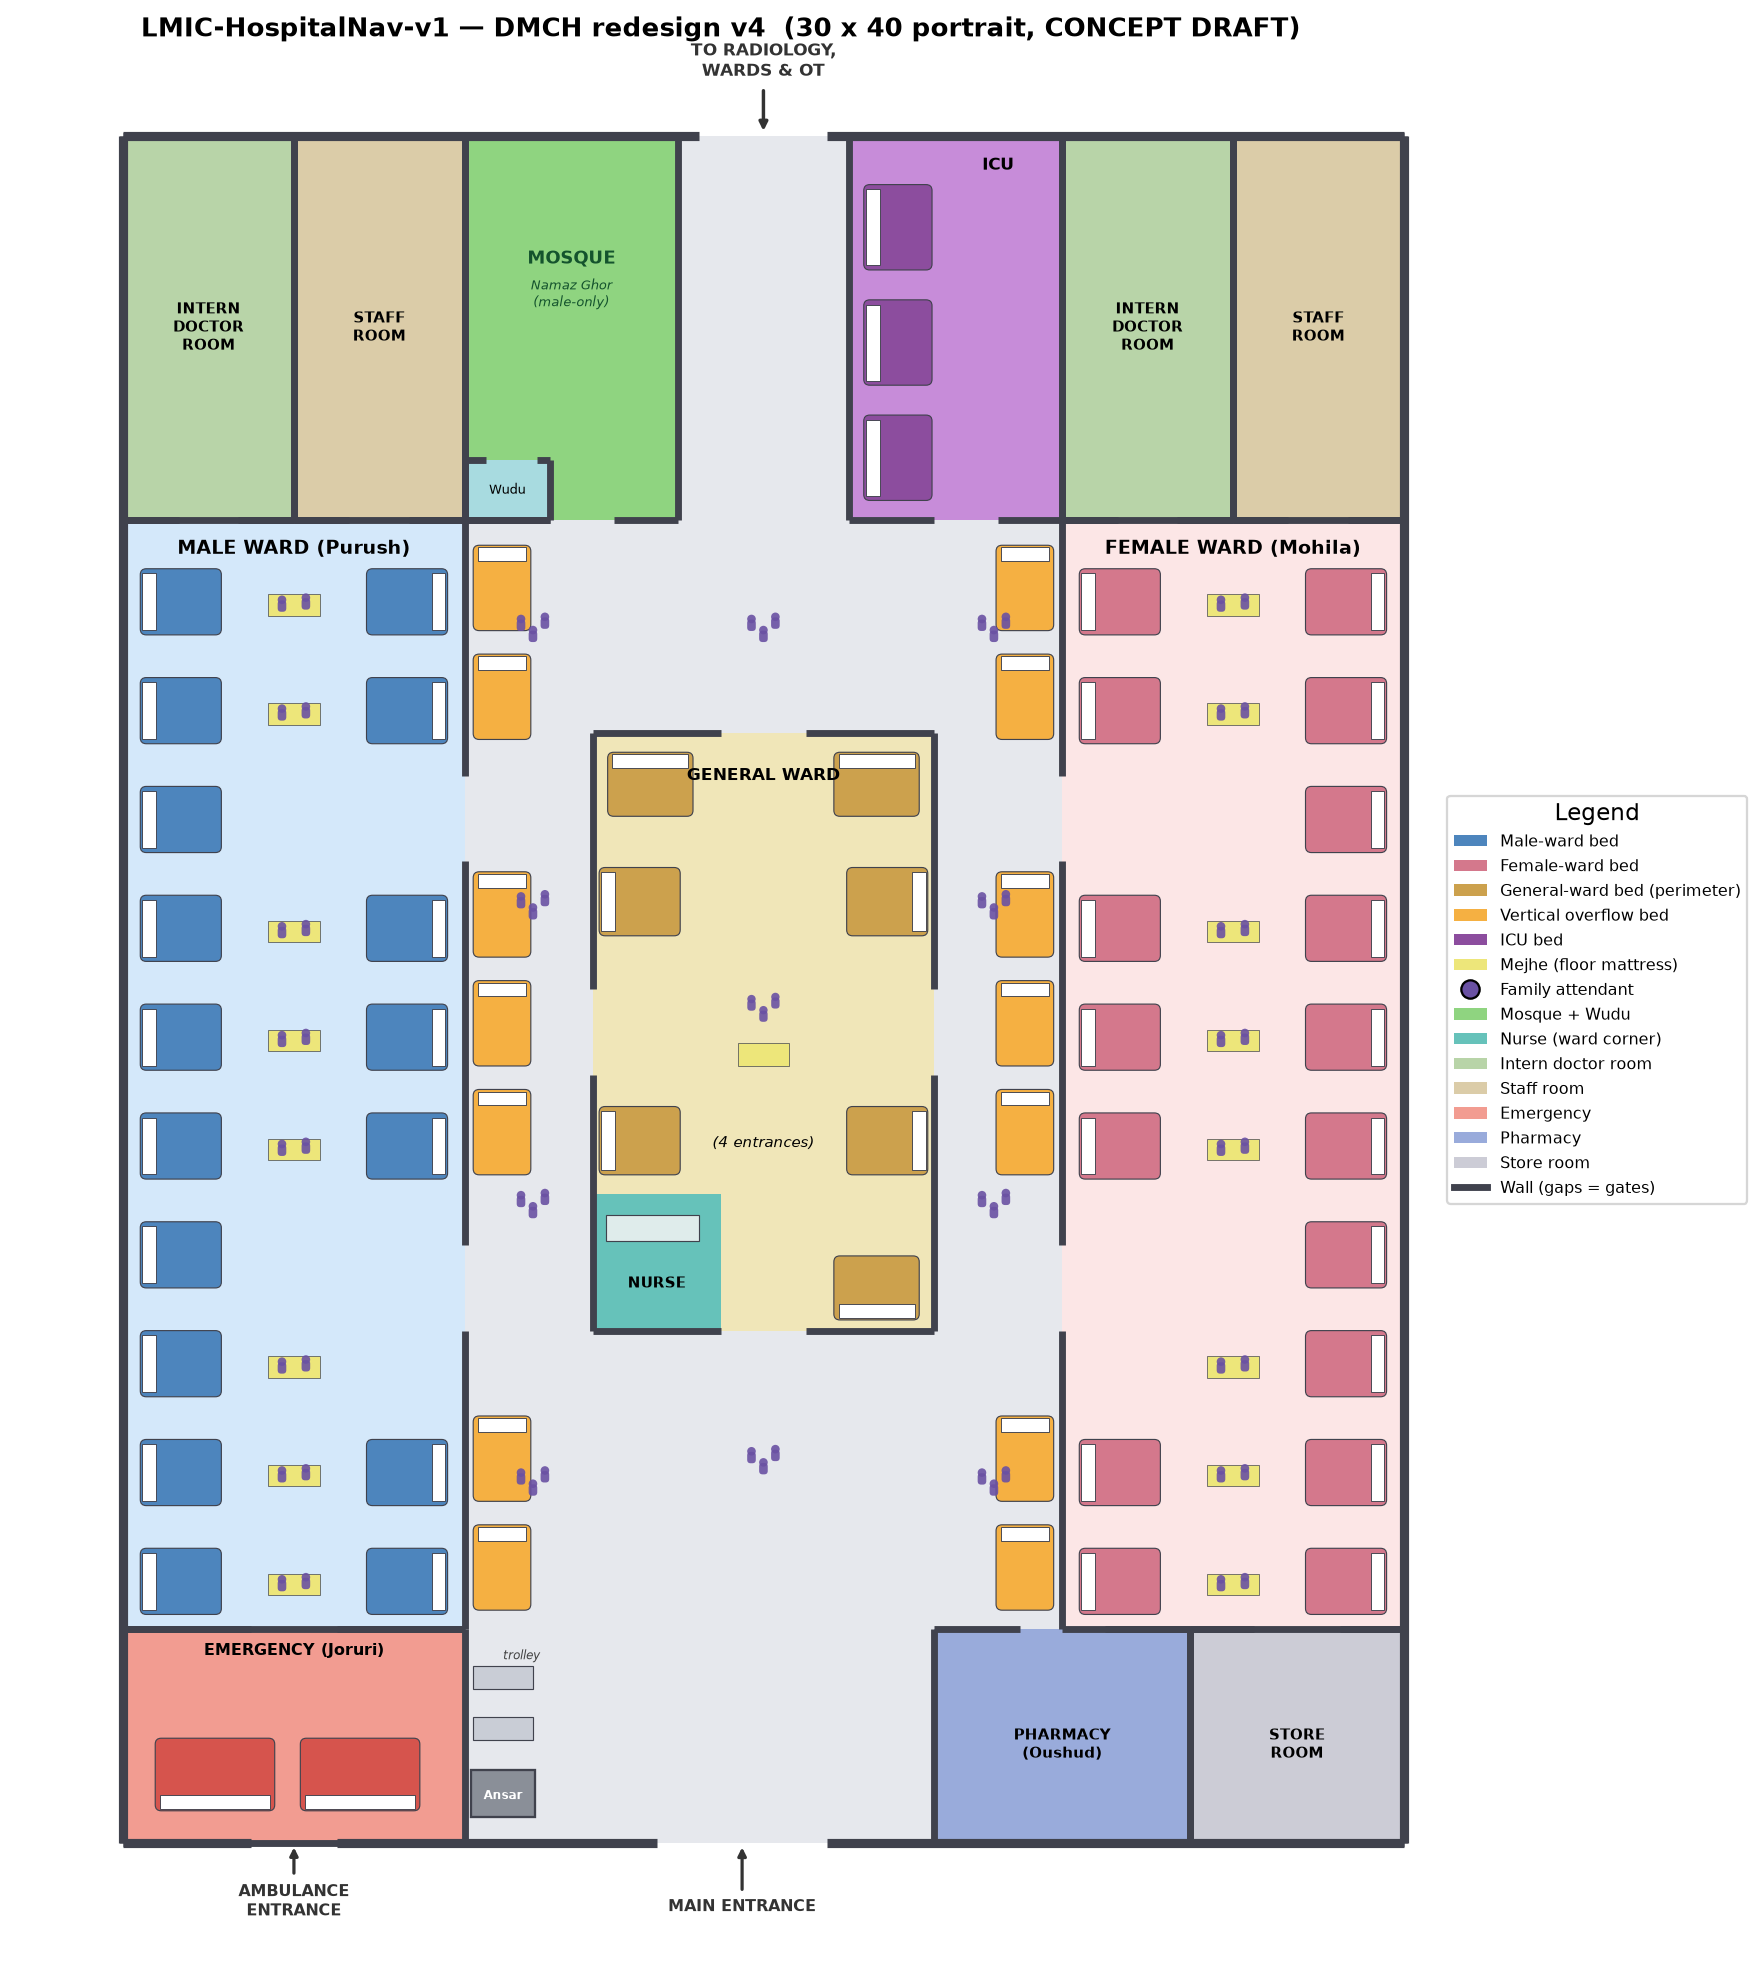

Write the Python code that produced this figure.
"""DMCH redesign v4 — PORTRAIT 30 (wide) x 40 (tall). CONCEPT schematic (DRAFT).

Same room logic as v3, re-laid in a 30x40 portrait footprint (entrance at the
bottom, exit at the top, long gender wards down the sides, central general ward):
  * Male / Female wards down the left / right, dense, gates kept CLEAR of beds.
  * Central GENERAL WARD island (4 doors) with the NURSE STATION in its corner
    and beds lined around its perimeter.
  * Mosque (Namaz Ghor, male-only) + Wudu and ICU at the top; intern doctor room
    + staff room per ward; emergency + Ansar + trolley, pharmacy, store room at
    the bottom; vertical corridor-overflow beds against the ward walls; family
    attendants throughout. No radiology / storage-soiled / ticket registry.

Pure matplotlib. Writes prayer_experiment/redesign_bd4.png/.pdf.
"""
from __future__ import annotations
import sys
from pathlib import Path

import numpy as np
import matplotlib
matplotlib.use("Agg")
import matplotlib.pyplot as plt
import matplotlib.patches as mpatches
from matplotlib.lines import Line2D

ROOT = Path(__file__).resolve().parent.parent.parent

WALL   = np.array([0.25, 0.26, 0.30]); CORR = np.array([0.90, 0.91, 0.93])
MALEBG = np.array([0.83, 0.91, 0.98]); MALEBED = np.array([0.30, 0.52, 0.74])
FEMBG  = np.array([0.99, 0.90, 0.90]); FEMBED  = np.array([0.83, 0.47, 0.55])
GENBG  = np.array([0.94, 0.90, 0.72]); GENBED  = np.array([0.80, 0.63, 0.30])
MOSQUE = np.array([0.56, 0.83, 0.50]); WUDU = np.array([0.66, 0.86, 0.88])
OVER   = np.array([0.96, 0.69, 0.26]); ICUC = np.array([0.78, 0.55, 0.85]); ICUBED = np.array([0.55, 0.30, 0.62])
MEJHE  = np.array([0.93, 0.90, 0.48]); SERV = np.array([0.80, 0.80, 0.84])
NURSE  = np.array([0.40, 0.76, 0.73])
EMERG  = np.array([0.95, 0.61, 0.57]); PHARM = np.array([0.60, 0.67, 0.86])
INTERN = np.array([0.72, 0.83, 0.66]); STAFFR = np.array([0.86, 0.80, 0.66])
ATTEND = "#6a51a3"


def _sub(lo, hi, gaps):
    segs, cur = [], lo
    for a, b in sorted(gaps):
        a, b = max(a, lo), min(b, hi)
        if a > cur: segs.append((cur, a))
        cur = max(cur, b)
    if cur < hi: segs.append((cur, hi))
    return segs


def walls(ax, x0, y0, x1, y1, gates=(), lw=3.0):
    for side, e in (("S", y0), ("N", y1)):
        for a, b in _sub(x0, x1, [(a, b) for s, a, b in gates if s == side]):
            ax.plot([a, b], [e, e], color=WALL, lw=lw, solid_capstyle="butt", zorder=6)
    for side, e in (("W", x0), ("E", x1)):
        for a, b in _sub(y0, y1, [(a, b) for s, a, b in gates if s == side]):
            ax.plot([e, e], [a, b], color=WALL, lw=lw, solid_capstyle="butt", zorder=6)


def fill(ax, x0, y0, x1, y1, c, z=1):
    ax.add_patch(mpatches.Rectangle((x0, y0), x1 - x0, y1 - y0, facecolor=c, edgecolor="none", zorder=z))


def bed(ax, x, y, w, h, c, head="left"):
    ax.add_patch(mpatches.FancyBboxPatch((x + 0.05, y + 0.05), w - 0.1, h - 0.1,
                 boxstyle="round,pad=0,rounding_size=0.14", facecolor=c, edgecolor=WALL, lw=0.5, zorder=4))
    pw = 0.32
    if head in ("left", "right"):
        px = x + 0.1 if head == "left" else x + w - pw - 0.1
        ax.add_patch(mpatches.Rectangle((px, y + 0.16), pw, h - 0.32, facecolor="white", edgecolor=WALL, lw=0.4, zorder=5))
    else:
        py = y + 0.1 if head == "bottom" else y + h - pw - 0.1
        ax.add_patch(mpatches.Rectangle((x + 0.16, py), w - 0.32, pw, facecolor="white", edgecolor=WALL, lw=0.4, zorder=5))


def bed_col_skip(ax, x, y0, y1, pitch, w, h, c, head, skips=()):
    y = y0
    while y + h <= y1 + 1e-6:
        if all(y + h <= s0 or y >= s1 for (s0, s1) in skips):
            bed(ax, x, y, w, h, c, head)
        y += pitch


def mejhe(ax, x, y, w=1.2, h=0.55):
    ax.add_patch(mpatches.Rectangle((x, y), w, h, facecolor=MEJHE, edgecolor=WALL, lw=0.3, zorder=4))


def person(ax, x, y, c=ATTEND, s=0.75, z=8, a=0.9):
    ax.add_patch(mpatches.Circle((x, y + 0.24 * s), 0.14 * s, facecolor=c, edgecolor="none", zorder=z, alpha=a))
    ax.add_patch(mpatches.FancyBboxPatch((x - 0.14 * s, y - 0.15 * s), 0.28 * s, 0.37 * s,
                 boxstyle="round,pad=0,rounding_size=0.08", facecolor=c, edgecolor="none", zorder=z, alpha=a))


_OFF = [(-0.28, 0.0), (0.28, 0.05), (0.0, -0.26), (-0.24, -0.28), (0.26, -0.32)]


def cluster(ax, cx, cy, n, s=0.72, c=ATTEND):
    for i in range(min(n, len(_OFF))):
        dx, dy = _OFF[i]
        person(ax, cx + dx, cy + dy, c=c, s=s)


def side_ward(ax, x0, x1, bg, bedc, headL_x, headR_x, gate_side, over_x, label):
    """Draw a tall side ward (male/female) y in [5,31] with 2 bed columns,
    2 clear gates, vertical overflow beds outside the gate wall, attendants."""
    MG = [(12.0, 14.0), (23.0, 25.0)]
    fill(ax, x0, 5, x1, 31, bg)
    bed_col_skip(ax, headL_x, 5.3, 30.6, 2.55, 2.0, 1.65, bedc, "left", skips=(MG if gate_side == "W" else ()))
    bed_col_skip(ax, headR_x, 5.3, 30.6, 2.55, 2.0, 1.65, bedc, "right", skips=(MG if gate_side == "E" else ()))
    for i in range(10):
        yc = 6.0 + i * 2.55
        if all(yc <= s0 or yc >= s1 for s0, s1 in MG) and yc < 30:
            mejhe(ax, (x0 + x1) / 2 - 0.6, yc - 0.2, 1.2, 0.5)
            cluster(ax, (x0 + x1) / 2, yc, 2)
    g = [(gate_side, 12.0, 14.0), (gate_side, 23.0, 25.0)]
    walls(ax, x0, 5, x1, 31, gates=g)
    bed_col_skip(ax, over_x, 5.4, 30.6, 2.55, 1.45, 2.1, OVER, "top", skips=MG)
    ax.text((x0 + x1) / 2, 30.2, label, ha="center", fontsize=8.2, fontweight="bold", zorder=9)


def main():
    fig, ax = plt.subplots(figsize=(10.5, 13.2))
    fill(ax, 0, 0, 30, 40, CORR, z=0)

    # ================= SIDE WARDS ============================================
    side_ward(ax, 0, 8, MALEBG, MALEBED, 0.35, 5.65, "E", 8.15, "MALE WARD (Purush)")
    side_ward(ax, 22, 30, FEMBG, FEMBED, 22.35, 27.65, "W", 20.4, "FEMALE WARD (Mohila)")

    # intern doctor room + staff room per ward (top corners)
    fill(ax, 0, 31, 4, 40, INTERN, z=2); walls(ax, 0, 31, 4, 40, gates=[("S", 1.3, 2.7)])
    ax.text(2, 35.5, "INTERN\nDOCTOR\nROOM", ha="center", va="center", fontsize=6.6, fontweight="bold", zorder=9)
    fill(ax, 4, 31, 8, 40, STAFFR, z=2); walls(ax, 4, 31, 8, 40, gates=[("S", 5.3, 6.7)])
    ax.text(6, 35.5, "STAFF\nROOM", ha="center", va="center", fontsize=6.6, fontweight="bold", zorder=9)
    fill(ax, 22, 31, 26, 40, INTERN, z=2); walls(ax, 22, 31, 26, 40, gates=[("S", 23.3, 24.7)])
    ax.text(24, 35.5, "INTERN\nDOCTOR\nROOM", ha="center", va="center", fontsize=6.6, fontweight="bold", zorder=9)
    fill(ax, 26, 31, 30, 40, STAFFR, z=2); walls(ax, 26, 31, 30, 40, gates=[("S", 27.3, 28.7)])
    ax.text(28, 35.5, "STAFF\nROOM", ha="center", va="center", fontsize=6.6, fontweight="bold", zorder=9)

    # ================= CENTRE: GENERAL WARD (4 doors) + nurse corner ==========
    gx0, gy0, gx1, gy1 = 11, 12, 19, 26
    fill(ax, gx0, gy0, gx1, gy1, GENBG, z=2)
    fill(ax, 11, 12, 14, 15.2, NURSE, z=3)     # nurse station in SW corner
    ax.add_patch(mpatches.Rectangle((11.3, 14.1), 2.2, 0.6, facecolor="#dfeceb", edgecolor=WALL, lw=0.5, zorder=5))
    ax.text(12.5, 13.1, "NURSE", ha="center", va="center", fontsize=6.4, fontweight="bold", zorder=9)
    # perimeter beds (heads to wall), clear of the 4 doors + nurse corner
    bed(ax, 11.3, 24.0, 2.1, 1.6, GENBED, "top"); bed(ax, 16.6, 24.0, 2.1, 1.6, GENBED, "top")   # north
    bed(ax, 16.6, 12.2, 2.1, 1.6, GENBED, "bottom")                                              # south (east of door)
    bed(ax, 16.9, 15.6, 2.0, 1.7, GENBED, "right"); bed(ax, 16.9, 21.2, 2.0, 1.7, GENBED, "right")  # east
    bed(ax, 11.1, 15.6, 2.0, 1.7, GENBED, "left"); bed(ax, 11.1, 21.2, 2.0, 1.7, GENBED, "left")    # west
    mejhe(ax, 14.4, 18.2, 1.2, 0.55); cluster(ax, 15.0, 19.6, 3, s=0.7)
    walls(ax, gx0, gy0, gx1, gy1, gates=[("S", 14.0, 16.0), ("N", 14.0, 16.0), ("W", 18.0, 20.0), ("E", 18.0, 20.0)])
    ax.text(15, 24.9, "GENERAL WARD", ha="center", fontsize=7.6, fontweight="bold", zorder=9)
    ax.text(15, 16.3, "(4 entrances)", ha="center", fontsize=6.4, style="italic", zorder=9)

    # attendants camped in the surrounding circulation (density)
    for (cx, cy) in [(9.6, 8.5), (20.4, 8.5), (9.6, 15), (20.4, 15), (9.6, 22), (20.4, 22),
                     (9.6, 28.5), (20.4, 28.5), (15, 9), (15, 28.5)]:
        cluster(ax, cx, cy, 3)

    # ================= TOP centre: mosque / exit / ICU =======================
    fill(ax, 8, 31, 13, 40, MOSQUE, z=2); walls(ax, 8, 31, 13, 40, gates=[("S", 10, 11.5)])
    ax.text(10.5, 37, "MOSQUE", ha="center", fontsize=8, fontweight="bold", color="#14532d", zorder=9)
    ax.text(10.5, 36, "Namaz Ghor\n(male-only)", ha="center", fontsize=5.8, style="italic", color="#14532d", zorder=9)
    fill(ax, 8, 31, 10, 32.4, WUDU, z=3); walls(ax, 8, 31, 10, 32.4, gates=[("N", 8.5, 9.7)])
    ax.text(9, 31.7, "Wudu", ha="center", va="center", fontsize=5.6, zorder=9)
    fill(ax, 17, 31, 22, 40, ICUC, z=2)
    for k in range(3):
        bed(ax, 17.3, 31.4 + k * 2.7, 1.7, 2.1, ICUBED, "left")
    walls(ax, 17, 31, 22, 40, gates=[("S", 19, 20.5)])
    ax.text(20.5, 39.2, "ICU", ha="center", fontsize=7.6, fontweight="bold", zorder=9)

    # ================= BOTTOM: emergency / pharmacy / store ==================
    fill(ax, 0, 0, 8, 5, EMERG, z=2)
    for k in range(2):
        bed(ax, 0.7 + k * 3.4, 0.7, 2.9, 1.8, np.array([0.84, 0.33, 0.30]), "bottom")
    walls(ax, 0, 0, 8, 5, gates=[("N", 3.0, 5.0)])
    ax.text(4, 4.4, "EMERGENCY (Joruri)", ha="center", fontsize=6.8, fontweight="bold", zorder=9)
    ax.add_patch(mpatches.Rectangle((8.15, 0.6), 1.5, 1.1, facecolor="#8a8f98", edgecolor=WALL, lw=1.0, zorder=6))
    ax.text(8.9, 1.1, "Ansar", ha="center", va="center", fontsize=5.4, color="white", fontweight="bold", zorder=9)
    for ty in (2.4, 3.6):
        ax.add_patch(mpatches.Rectangle((8.2, ty), 1.4, 0.55, facecolor="#c9cdd6", edgecolor=WALL, lw=0.5, zorder=6))
    ax.text(8.9, 4.3, "trolley", fontsize=5.2, style="italic", color="#444", zorder=9)
    fill(ax, 19, 0, 25, 5, PHARM, z=2); walls(ax, 19, 0, 25, 5, gates=[("N", 21, 23)])
    ax.text(22, 2.3, "PHARMACY\n(Oushud)", ha="center", va="center", fontsize=6.6, fontweight="bold", zorder=9)
    fill(ax, 25, 0, 30, 5, SERV, z=2); walls(ax, 25, 0, 30, 5, gates=[("N", 26.5, 28.5)])
    ax.text(27.5, 2.3, "STORE\nROOM", ha="center", va="center", fontsize=6.6, fontweight="bold", zorder=9)

    # ================= outer wall + entrances/exit ===========================
    walls(ax, 0, 0, 30, 40, gates=[("S", 3.0, 5.0), ("S", 12.5, 16.5), ("N", 13.5, 16.5)], lw=4)
    ax.annotate("TO RADIOLOGY,\nWARDS & OT", xy=(15, 40), xytext=(15, 41.4), ha="center", fontsize=7.4,
                fontweight="bold", color="#333", arrowprops=dict(arrowstyle="-|>", color="#333", lw=1.5), zorder=9)
    ax.annotate("AMBULANCE\nENTRANCE", xy=(4, 0), xytext=(4, -1.7), ha="center", fontsize=7,
                fontweight="bold", color="#333", arrowprops=dict(arrowstyle="-|>", color="#333", lw=1.4), zorder=9)
    ax.annotate("MAIN ENTRANCE", xy=(14.5, 0), xytext=(14.5, -1.6), ha="center", fontsize=7.2,
                fontweight="bold", color="#333", arrowprops=dict(arrowstyle="-|>", color="#333", lw=1.4), zorder=9)

    handles = [
        mpatches.Patch(facecolor=MALEBED, label="Male-ward bed"),
        mpatches.Patch(facecolor=FEMBED, label="Female-ward bed"),
        mpatches.Patch(facecolor=GENBED, label="General-ward bed (perimeter)"),
        mpatches.Patch(facecolor=OVER, label="Vertical overflow bed"),
        mpatches.Patch(facecolor=ICUBED, label="ICU bed"),
        mpatches.Patch(facecolor=MEJHE, label="Mejhe (floor mattress)"),
        Line2D([0], [0], marker="o", color="none", markerfacecolor=ATTEND, markersize=8, label="Family attendant"),
        mpatches.Patch(facecolor=MOSQUE, label="Mosque + Wudu"),
        mpatches.Patch(facecolor=NURSE, label="Nurse (ward corner)"),
        mpatches.Patch(facecolor=INTERN, label="Intern doctor room"),
        mpatches.Patch(facecolor=STAFFR, label="Staff room"),
        mpatches.Patch(facecolor=EMERG, label="Emergency"),
        mpatches.Patch(facecolor=PHARM, label="Pharmacy"),
        mpatches.Patch(facecolor=SERV, label="Store room"),
        Line2D([0], [0], color=WALL, lw=3, label="Wall (gaps = gates)"),
    ]
    ax.legend(handles=handles, loc="center left", bbox_to_anchor=(1.01, 0.5), fontsize=7.2, frameon=True, title="Legend")

    ax.set_xlim(-2.5, 30.5); ax.set_ylim(-2.5, 42)
    ax.set_aspect("equal"); ax.axis("off")
    ax.set_title("LMIC-HospitalNav-v1 — DMCH redesign v4  (30 x 40 portrait, CONCEPT DRAFT)",
                 fontsize=11.5, fontweight="bold")
    fig.tight_layout()
    for ext in ("png", "pdf"):
        out = ROOT / "experiments" / "prayer_experiment" / f"redesign_bd4.{ext}"
        fig.savefig(out, dpi=165, bbox_inches="tight")
        print(f"wrote {out}")


if __name__ == "__main__":
    main()
